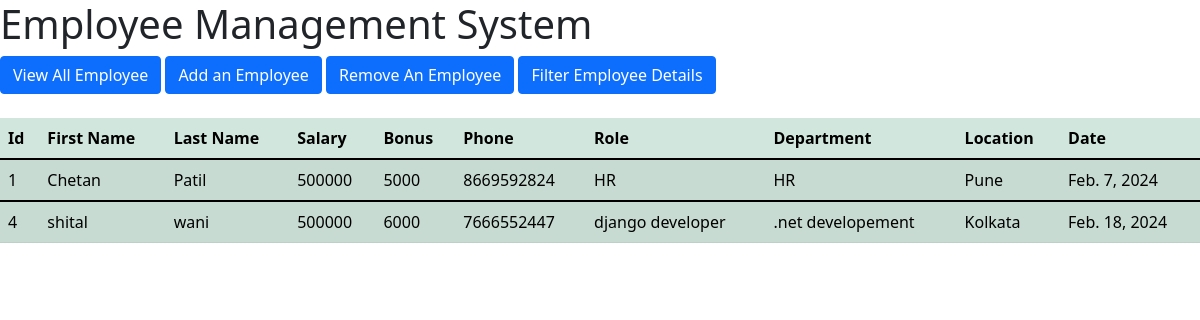
Screenshot of /view/ with the database file from the repository.
### employeeApp/models.py (models this page shows, shortened)
class Employee(models.Model):
    first_name=models.CharField(max_length=100,null=False)
    last_name=models.CharField(max_length=100)
    dept= models.ForeignKey(Department,on_delete=models.CASCADE)
    salary=models.IntegerField(default=0)
    bonus=models.IntegerField(default=0)
    role=models.ForeignKey(Role,on_delete=models.CASCADE)
    phone=models.IntegerField(default=0)
    hire_date=models.DateField()

class Role(models.Model):
    name=models.CharField(max_length=100, null=False)

class Department(models.Model):
    name=models.CharField(max_length=32,null=False)
    location=models.CharField(max_length=50)

### employeeApp/views.py (the view)
# urls.py: path('view/',view),
def view(request):
    template='employeeApp/view.html'
    emp=Employee.objects.all()
    context={"employee":emp}
    return render(request,template,context)

### templates/employeeApp/view.html
{% extends 'employeeApp/index.html' %}
{% block content %}
<br><br>
<table class="table table-success table-striped">
  <thead>
    <tr>
      <th scope="col">Id</th>
      <th scope="col">First Name</th>
      <th scope="col">Last Name</th>
      <th scope="col">Salary</th>
      <th scope="col">Bonus</th>
      <th scope="col">Phone</th>
      <th scope="col">Role</th>
      <th scope="col">Department</th>
      <th scope="col">Location</th>
      <th scope="col">Date</th>
    </tr>
  </thead>
    {% for emp in employee%}
    <tbody>
      <tr>
        <td>{{emp.id}}</td>
        <td>{{emp.first_name}}</td>
        <td>{{emp.last_name}}</td>
        <td>{{emp.salary}}</td>
        <td>{{emp.bonus}}</td>
        <td>{{emp.phone}}</td>
        <td>{{emp.role.name}}</td>
        <td>{{emp.dept.name}}</td>
        <td>{{emp.dept.location}}</td>
        <td>{{emp.hire_date}}</td>
      </tr>
    </tbody>
    {% endfor %}
</table>
{% endblock %}

### templates/employeeApp/index.html (shortened to what this page needs)
<!DOCTYPE html>
<html lang="en">
<head>
    <link href="https://cdn.jsdelivr.net/npm/bootstrap@5.1.3/dist/css/bootstrap.min.css" rel="stylesheet">
</head>
<body>
<h1>Employee Management System</h1>
<a class="btn btn-primary" href="/view/" role="button">View All Employee</a>
<a class="btn btn-primary" href="/add/" role="button">Add an Employee</a>
<a class="btn btn-primary" href="/remove/" role="button">Remove An Employee</a>
<a class="btn btn-primary" href="/filter/" role="button">Filter Employee Details</a>
{% block content %}
{% endblock %}
</body>
</html>

### rows the page displays
Employee: id "1", first_name "Chetan", last_name "Patil", salary "500000", bonus "5000", phone "8669592824", role.name "HR", dept.name "HR", dept.location "Pune", hire_date "Feb. 7, 2024"
Employee: id "4", first_name "shital", last_name "wani", salary "500000", bonus "6000", phone "7666552447", role.name "django developer", dept.name ".net developement", dept.location "Kolkata", hire_date "Feb. 18, 2024"
